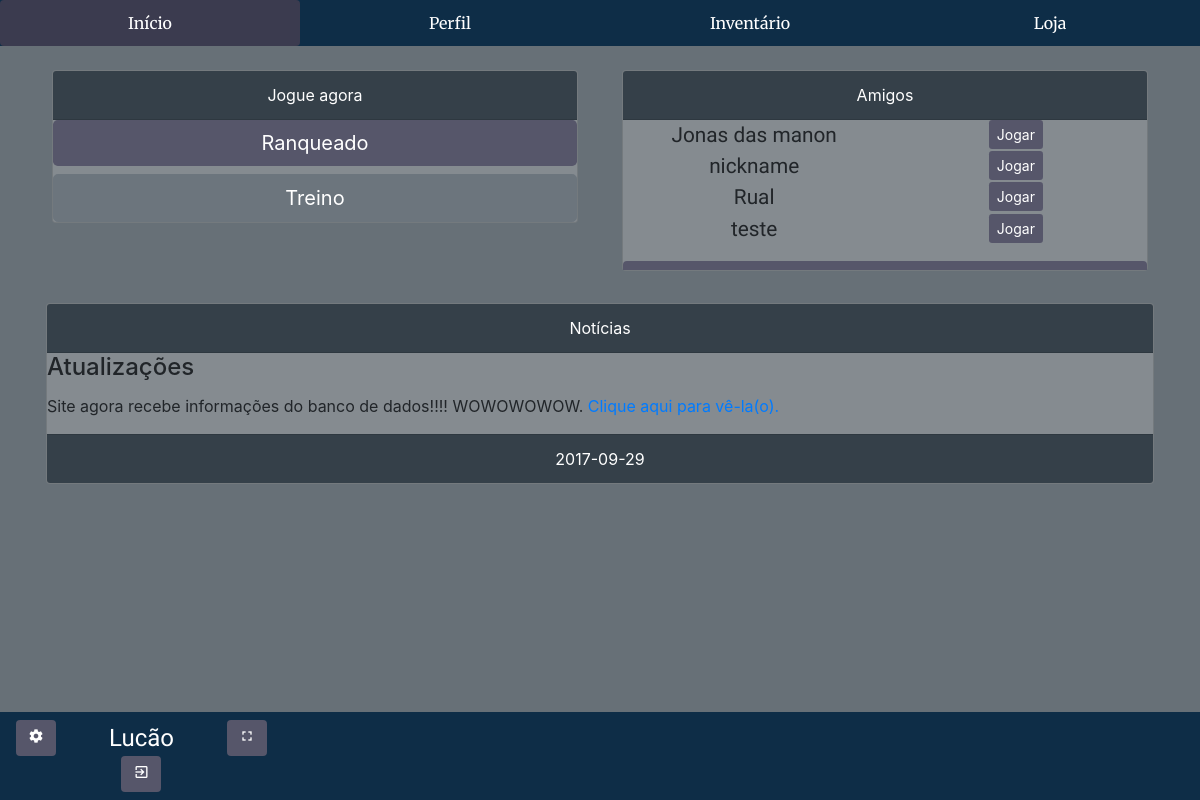
Screenshot of /pages/main.php (signed in) with the database file from the repository.
### tables this page shows
CREATE TABLE `Noticias` (
  `IDnoticia` int(4) NOT NULL,
  `Descrição` varchar(100) NOT NULL,
  `Data` date NOT NULL,
  `Título` varchar(42) NOT NULL
);

CREATE TABLE `UsuarioNoJogo` (
  `Nickname` varchar(15) NOT NULL,
  `Moedas` int(6) NOT NULL,
  `Experiencia` int(20) NOT NULL,
  `img_avatar.arquivo` varchar(100) NOT NULL,
  `Vitorias` int(4) NOT NULL,
  `Derrotas` int(4) NOT NULL,
  `IDusuario` int(4) NOT NULL
);

### pages/main.php (the view, shortened to what this page needs)
<?php
include "php/db.php";
$id = $_SESSION["id"];
$query = "SELECT * FROM UsuarioNoJogo WHERE IDusuario = '$id'";
$result = $conn->query($query);
if ($result->num_rows > 0) {
    $row = $result->fetch_assoc();
    $nickname = $row["Nickname"];
}
$nickname_amigos = array();
$query = "SELECT Nickname FROM Amizades WHERE IDusuario = '$id'";
$result = $conn->query($query);
$k = 0;
if ($result->num_rows > 0) {
    while ($row = $result->fetch_assoc()) {
        $nickname_amigos[$k] = $row["Nickname"];
        $k++;
    }
}
$query = "SELECT * FROM noticias WHERE IDnoticia = '1'";
$result = $conn->query($query);
if ($result->num_rows > 0) {
    $row = $result->fetch_assoc();
    $titulo = $row["Título"];
    $descricao = $row["Descrição"];
    $data = $row["Data"];
}
?>
<!DOCTYPE html>
<html>
<head>
    <link rel="stylesheet" href="https://maxcdn.bootstrapcdn.com/bootstrap/4.0.0-alpha.6/css/bootstrap.min.css"
>
    <link rel="stylesheet" type="text/css" href="../css/style.css">
</head>
<body class="full">
<ul class="nav nav-pills nav-justified nav-top barra">
    <li class="nav-item">
        <a class="nav-link btn-home active" href="#">Início</a>
    </li>
    <li class="nav-item">
        <a class="nav-link btn-perfil" href="#">Perfil</a>
    </li>
    <li class="nav-item">
        <a class="nav-link btn-inventario" href="#">Inventário</a>
    </li>
    <li class="nav-item">
        <a class="nav-link btn-loja" href="#">Loja</a>
    </li>
</ul>
<div class="container home my-2">
    <div class="row">
        <div class="col-sm-6 mb-3">
            <div class="card text-center fundo1" style="margin:1em auto; width: 97.3%">
                <div class="card-header fundo2" style="color:white">
                    Jogue agora
                </div>
                <div class="card-block">
                    <button type="button" class="btn btn-primary btn-lg btn-block"
                            onclick="window.location='escolherDeck.php'">Ranqueado
                    </button>
                    <button type="button" class="btn btn-secondary btn-lg btn-block"
                            onclick="window.location='jogo.php'">Treino
                    </button>
                </div>
            </div>
        </div>
        <div class="col-sm-6">
            <div class="card text-center fundo1" style="margin:1em auto; width: 97.3%;">
                <div class="card-header fundo2" style="color:white">
                    Amigos
                </div>
                <div class="card-block" style="  overflow-y:scroll; height: 150px">
                    <div class="container">
                        <?php $l = 0;
                        while ($l < $k) { ?>
                            <div class="row">
                                <div class="col">
                                    <p class="card-text nome-amigos"><?php if (isset($nickname_amigos[$l])) echo($nickname_amigos[$l]); ?></p>
                                </div>
                                <div class="col">
                                    <button type="button" class="btn btn-primary btn-sm">Jogar</button>
                                </div>
                            </div>
                            <?php $l++;
                        } ?>
                        <div class="row my-3">
                            <button class="btn btn-primary btn-block" data-toggle="modal" data-target="#bd-amigos">
                            </button>
                        </div>
                    </div>
                </div>
            </div>
        </div>
        <div class="card mx-3 mb-3 fundo1" style="margin:1em auto; width: 97.3%">
            <div class="card-header text-center fundo2" style=" color:white">
                Notícias
            </div>
            <div class="card-block fundo 2">
                <h4 class="card-title"><?php if (isset($titulo)) echo($titulo); ?></h4>
                <p class="card-text "><?php if (isset($descricao)) echo($descricao); ?> <a href="#"> Clique aqui para
                        vê-la(o).</a></p>
                <div class="card-footer text-muted text-center fundo2" style=" color:white">
                    <p style="color:white;display: inline"><?php if (isset($data)) echo($data); ?></p>
                </div>
            </div>
        </div>
    </div>
</div>
<nav class="navbar fixed-bottom navbar-light bg-faded nav-bottom barra">
    <div class="row justify-content-between ">
        <div class="col ">
            <button class="btn btn-primary" data-toggle="modal" data-target=".bd-example-modal-lg"><i
                        class="material-icons ">settings</i></button>
        </div>
        <div class="col text-center ">
            <p class="nome-jogador " style="display: inline"> <?= $nickname ?> </p>
            <button class="btn btn-primary" data-toggle="modal" data-target=".bd-example-modal-sm"><i
                        class="material-icons ">exit_to_app</i></button>
        </div>
        <div class="col text-right ">
            <button class="btn btn-primary" href="javascript:void(0)" onclick="toggleFullScreen()">
                <i class="material-icons" id="btn-fullscreen">fullscreen</i>
            </button>
        </div>
    </div>
</nav>
</body>
</html>

### css/style.css (style rules this page uses)
:root { --botao1: #56566A; --botao1Hover: #3B3B4F; --botao1Borda: #988B97; --botao2: #604450; --botao2Hover: #7E6C7C; --background: #677077; --corFundo1: #858B90 ; --corFundo2: #354049; --barraNavegacao: #0E2D47; }
.full { background-color: var(--background); }
.barra { background-color: var(--barraNavegacao) !important; }
html { height: 100%; }
body { height: 100%; margin: 0; background-repeat: no-repeat; background-attachment: fixed; }
.btn-inventario, .btn-perfil, .btn-loja, .btn-home { border-style: solid; border-width: medium; border-color: transparent; }
.btn-primary { background-color: var(--botao1) !important; border: var(--botao1Borda); }
.active { background-color: var(--botao1Hover) !important; }
.nav-top, .nav-bottom { background-color: black; }
.nav-top .nav-item a { color: white; font-family: 'Merriweather', serif; }
.material-icons { font-size: 1em; color: white; }
.fundo1 { background-color: var(--corFundo1); }
.fundo2 { background-color: var(--corFundo2); }
.nome-jogador { font-family: 'Francois One', cursive; color: white; font-size: 1.5em; margin: auto; }
.nome-amigos { font-family: 'Francois One', sans-serif; font-size: 1.3em; }

### rows the page displays
noticias: Título "Atualizações", Descrição "Site agora recebe informações do banco de dados!!!! WOWOWOWOW.", Data "2017-09-29"
usuarionojogo: Nickname "Lucão"

### other values shown
$nickname_amigos[$l] "Jonas das manon"
$nickname_amigos[$l] "nickname"
$nickname_amigos[$l] "Rual"
$nickname_amigos[$l] "teste"
